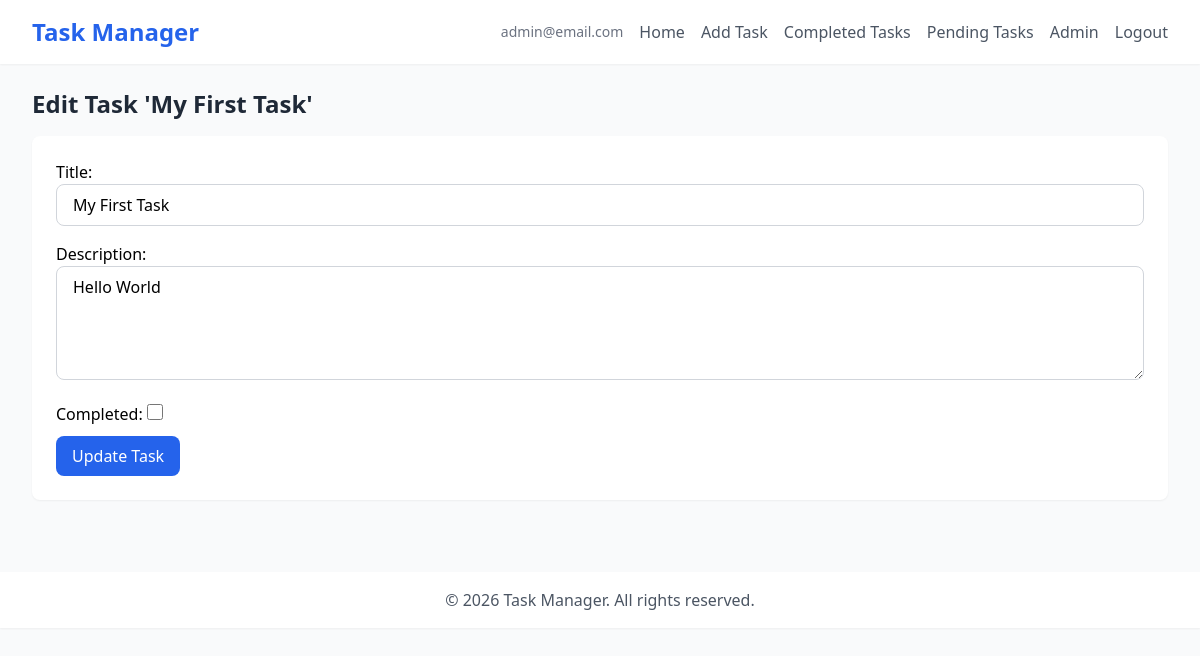
Screenshot of /tasks/edit/2/ (signed in) with the database file from the repository.
### accounts/models.py (models this page shows, shortened)
class CustomUser(AbstractBaseUser, PermissionsMixin):
    email = models.EmailField(unique=True)
    first_name = models.CharField(max_length=30, blank=True)
    last_name = models.CharField(max_length=30, blank=True)
    is_active = models.BooleanField(default=True)
    is_staff = models.BooleanField(default=False)
    objects = UserManager()
    USERNAME_FIELD = 'email'
    REQUIRED_FIELDS = []

### task/models.py (models this page shows, shortened)
class Task(models.Model):
    user = models.ForeignKey(AUTH_USER_MODEL, on_delete=models.CASCADE, related_name='tasks')
    title = models.CharField(max_length=200)
    description = models.TextField()
    completed = models.BooleanField(default=False)
    created_at = models.DateTimeField(auto_now_add=True)

### task/views.py (the view, shortened to what this page needs)
# urls.py: path('tasks/edit/<int:task_id>/', views.edit_task, name='edit_task'),
@login_required
def edit_task(request, task_id):
    task = get_object_or_404(models.Task, id=task_id, user=request.user)
    form = TaskForm(instance=task)
    return render(request, 'task/edit_task.html', {'form': form, 'task': task})

### task/forms.py
class TaskForm(forms.ModelForm):
    class Meta:
        model = models.Task
        fields = ['title', 'description', 'completed']
        widgets = {
            'title': forms.TextInput(attrs={
                'class': 'w-full mb-4 px-4 py-2 border border-gray-300 rounded-lg focus:outline-none focus:ring-2 focus:ring-blue-500',
                'placeholder': 'Enter task title'
            }),
            'description': forms.Textarea(attrs={
                'class': 'w-full mb-4 px-4 py-2 border border-gray-300 rounded-lg focus:outline-none focus:ring-2 focus:ring-blue-500',
                'placeholder': 'Enter task description',
                'rows': 4
            }),
            'completed': forms.CheckboxInput(attrs={
                'class': 'w-4 h-4 mb-4 text-blue-600 rounded focus:ring-2 focus:ring-blue-500'
            })
        }

### task/templates/task/edit_task.html (shortened to what this page needs)
{% extends  'task/base.html' %}
{% block content %}
    <h2 class="text-2xl font-semibold text-gray-800 mb-4">Edit Task '{{ task.title }}'</h2>
    <div class="bg-white shadow-sm rounded-lg p-6">
        <form method="post" action="{% url 'edit_task' task.id %}">
           {{ form.as_p }}
            <button type="submit" class="bg-blue-600 text-white px-4 py-2 rounded-lg hover:bg-blue-700">Update Task</button>
        </form>
    </div>
{% endblock %}

### task/templates/task/base.html (shortened to what this page needs)
<!DOCTYPE html>
<html lang="en">
<head>
    <script src="https://cdn.tailwindcss.com"></script>
</head>
<body class="bg-gray-50">
    <nav class="bg-white shadow-sm">
        <div class="max-w-7xl mx-auto px-4 sm:px-6 lg:px-8">
            <div class="flex justify-between h-16">
                <div class="flex items-center">
                    <a href="{% url 'task_list' %}" class="text-2xl font-bold text-blue-600">Task Manager</a>
                </div>
                <div class="flex items-center space-x-4">
                    {% if user.is_authenticated %}
                        <span class="text-sm text-gray-500">{{ user.email }}</span>
                        <a href="{% url 'task_list' %}" class="text-gray-600 hover:text-gray-900">Home</a>
                        <a href="{% url 'add_task' %}" class="text-gray-600 hover:text-gray-900">Add Task</a>
                        <a href="{% url 'completed_tasks' %}" class="text-gray-600 hover:text-gray-900">Completed Tasks</a>
                        <a href="{% url 'pending_tasks' %}" class="text-gray-600 hover:text-gray-900">Pending Tasks</a>
                        <a href="{% url 'admin:index' %}" class="text-gray-600 hover:text-gray-900">Admin</a>
                        <form method="post" action="{% url 'logout' %}" class="inline">
                            <button type="submit" class="text-gray-600 hover:text-gray-900">Logout</button>
                        </form>
                    {% else %}
                        <a href="{% url 'login' %}" class="text-gray-600 hover:text-gray-900">Login</a>
                        <a href="{% url 'signup' %}" class="text-gray-600 hover:text-gray-900">Sign Up</a>
                    {% endif %}
                </div>
            </div>
        </div>
    </nav>
    <main class="max-w-7xl mx-auto py-6 px-4 sm:px-6 lg:px-8">
        {% block content %}{% endblock %}
    </main>
    <footer class="bg-white shadow-sm mt-12">
        <div class="max-w-7xl mx-auto py-4 px-4 sm:px-6 lg:px-8 text-center text-gray-600">
            <p>&copy; 2026 Task Manager. All rights reserved.</p>
        </div>
    </footer>
</body>
</html>

### rows the page displays
CustomUser: email "admin@email.com"
Task: title "My First Task", description "Hello World"
